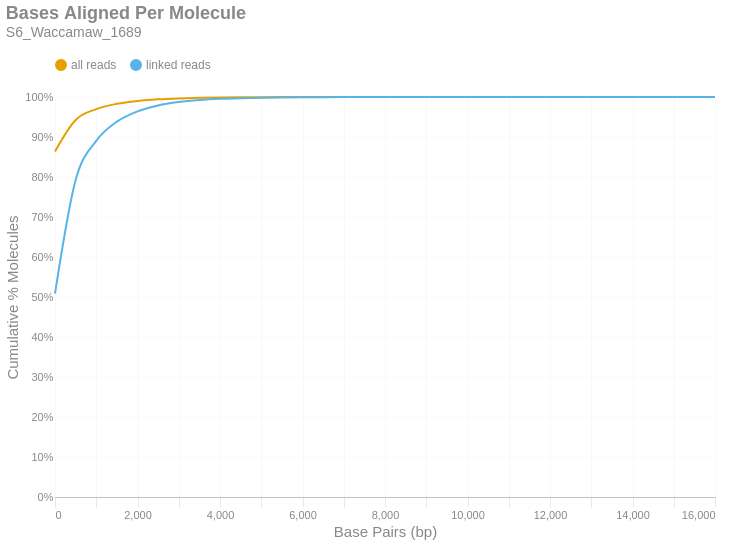

Source (notebook cell):
### Markdown cell above
### Bases Aligned Per Molecule
This is a cumulative frequency distribution showing the number of base pairs aligned per unique molecule. These data are shown in 500 bp bins. There are two distributions: one with `all reads` (yellow) and another with only `linked reads` (blue). The percent of molecules in the `linked reads` distribution is relative to the total number of linked molecules.

### Code cell
if SKIPLR:
    print_html(f"Skipped")
else:
    binned_df = consolidated_hist(valids['aligned_bp'], mask, 500, True)
    with SafeRender(binned_df):
        (
            density_plot(binned_df, 'Bases Aligned Per Molecule', samplename, 'basesper')
            .encode(
                x=alt.X('bin:Q', title="Base Pairs (bp)").axis(tickMinStep=500).scale(padding=0),
                y=alt.Y('value:Q', title='Cumulative % Molecules')
                    .axis(format='%')
                    .scale(domain = [0,1])
                    .stack(False),
                color=alt.Color("key:N").scale(domain = ["all reads", "linked reads"]),
                tooltip = [
                    alt.Tooltip("key:N", title = "Data Type"),
                    alt.Tooltip("range_label:N", title="Bases Aligned Per Molecule"),
                    alt.Tooltip("value:Q", format = ".2%", title="% Molecules (Cum.)")
                ]
            )
        ).display()

### Figure 1 — Vega-Lite specification as saved in the notebook (floating-point values rounded to 4 significant figures)
{"width": "container", "height": 400, "config": {"title": {"anchor": "start", "dy": -15, "fontSize": 18, "color": "#888888", "subtitleColor": "#888888", "subtitleFontSize": 14}, "arc": {"fill": "#0072B2"}, "axis": {"domainColor": "#888888", "domainWidth": 0.5, "gridWidth": 0.2, "grid": false, "titleFontWeight": 400, "titleFontSize": 15, "labelFontSize": 11, "labelColor": "#888888", "tickColor": "#888888", "tickWidth": 0.2, "titleColor": "#888888"}, "axisBand": {"grid": false}, "axisX": {"grid": true, "tickSize": 10, "domainCap": "round"}, "axisY": {"domain": false, "grid": true, "tickSize": 0, "domainCap": "round"}, "background": "transparent", "header": {"labelFontSize": 15, "labelColor": "#888888", "titleFontSize": 15, "titleFontWeight": 600, "titleColor": "#888888"}, "legend": {"labelFont": "sans-serif", "labelFontSize": 12, "labelColor": "#888888", "symbolSize": 100, "symbolType": "circle", "titleFontSize": 12, "titlePadding": 10, "titleColor": "#888888", "title": null, "orient": "top"}, "range": {"category": ["#E69F00", "#56B4E9", "#009E73", "#F0E442", "#0072B2", "#D55E00", "#CC79A7", "#000000"], "diverging": ["#cfe8f3", "#a2d4ec", "#73bfe2", "#46abdb", "#1696d2", "#12719e"]}, "area": {"fill": "#0072B2", "fillOpacity": 0.7, "line": true, "strokeOpacity": 0.7}, "line": {"color": "#0072B2", "stroke": "#0072B2", "strokeWidth": 2}, "trail": {"color": "#0072B2", "stroke": "#0072B2", "strokeWidth": 0, "size": 1}, "point": {"filled": true, "fillOpacity": 1.0, "size": 95}, "text": {"color": "#888888", "fontSize": 11, "align": "right", "fontWeight": 400, "size": 11}, "bar": {"fill": "#0072B2", "stroke": null}, "view": {"stroke": null, "continuousWidth": 660, "continuousHeight": 400}}, "data": {"name": "data-cb8a812376e9ed86e3c1ddd40060a64e"}, "mark": {"type": "line", "interpolate": "monotone", "point": {"opacity": 0, "size": 275}}, "encoding": {"color": {"field": "key", "scale": {"domain": ["all reads", "linked reads"]}, "type": "nominal"}, "tooltip": [{"field": "key", "title": "Data Type", "type": "nominal"}, {"field": "range_label", "title": "Bases Aligned Per Molecule", "type": "nominal"}, {"field": "value", "format": ".2%", "title": "% Molecules (Cum.)", "type": "quantitative"}], "x": {"axis": {"tickMinStep": 500}, "field": "bin", "scale": {"padding": 0}, "title": "Base Pairs (bp)", "type": "quantitative"}, "y": {"axis": {"format": "%"}, "field": "value", "scale": {"domain": [0, 1]}, "stack": false, "title": "Cumulative % Molecules", "type": "quantitative"}}, "params": [{"name": "param_c36ac31b6afebe62", "select": {"type": "point", "fields": ["key"]}, "bind": "legend"}], "title": {"text": "Bases Aligned Per Molecule", "subtitle": "S6_Waccamaw_1689"}, "transform": [{"fold": ["all reads (cumsum)", "linked reads (cumsum)"]}, {"calculate": "replace(datum.key, ' (cumsum)', '')", "as": "key"}, {"filter": {"param": "param_c36ac31b6afebe62"}}], "usermeta": {"embedOptions": {"downloadFileName": "S6_Waccamaw_1689.basesper"}}, "$schema": "https://vega.github.io/schema/vega-lite/v6.1.0.json", "datasets": {"data-cb8a812376e9ed86e3c1ddd40060a64e": [{"bin": "0.0", "interval": "0.0-500.0", "all reads": 0.8638, "linked reads": 0.5084, "all reads (cumsum)": 0.8638, "linked reads (cumsum)": 0.5084, "range_label": "0-499"}, {"bin": "500.0", "interval": "500.0-1000.0", "all reads": 0.07874, "linked reads": 0.2839, "all reads (cumsum)": 0.9426, "linked reads (cumsum)": 0.7922, "range_label": "500-999"}, {"bin": "1000.0", "interval": "1000.0-1500.0", "all reads": 0.02716, "linked reads": 0.09821, "all reads (cumsum)": 0.9697, "linked reads (cumsum)": 0.8904, "range_label": "1000-1499"}, {"bin": "1500.0", "interval": "1500.0-2000.0", "all reads": 0.01324, "linked reads": 0.04788, "all reads (cumsum)": 0.9829, "linked reads (cumsum)": 0.9383, "range_label": "1500-1999"}, {"bin": "2000.0", "interval": "2000.0-2500.0", "all reads": 0.007142, "linked reads": 0.02583, "all reads (cumsum)": 0.9901, "linked reads (cumsum)": 0.9641, "range_label": "2000-2499"}, {"bin": "2500.0", "interval": "2500.0-3000.0", "all reads": 0.004096, "linked reads": 0.01481, "all reads (cumsum)": 0.9942, "linked reads (cumsum)": 0.979, "range_label": "2500-2999"}, {"bin": "3000.0", "interval": "3000.0-3500.0", "all reads": 0.002328, "linked reads": 0.008421, "all reads (cumsum)": 0.9965, "linked reads (cumsum)": 0.9874, "range_label": "3000-3499"}, {"bin": "3500.0", "interval": "3500.0-4000.0", "all reads": 0.001367, "linked reads": 0.004946, "all reads (cumsum)": 0.9979, "linked reads (cumsum)": 0.9923, "range_label": "3500-3999"}, {"bin": "4000.0", "interval": "4000.0-4500.0", "all reads": 0.0008292, "linked reads": 0.002999, "all reads (cumsum)": 0.9987, "linked reads (cumsum)": 0.9953, "range_label": "4000-4499"}, {"bin": "4500.0", "interval": "4500.0-5000.0", "all reads": 0.0004923, "linked reads": 0.00178, "all reads (cumsum)": 0.9992, "linked reads (cumsum)": 0.9971, "range_label": "4500-4999"}, {"bin": "5000.0", "interval": "5000.0-5500.0", "all reads": 0.0003107, "linked reads": 0.001124, "all reads (cumsum)": 0.9995, "linked reads (cumsum)": 0.9982, "range_label": "5000-5499"}, {"bin": "5500.0", "interval": "5500.0-6000.0", "all reads": 0.0001879, "linked reads": 0.0006795, "all reads (cumsum)": 0.9997, "linked reads (cumsum)": 0.9989, "range_label": "5500-5999"}, {"bin": "6000.0", "interval": "6000.0-6500.0", "all reads": 0.0001157, "linked reads": 0.0004185, "all reads (cumsum)": 0.9998, "linked reads (cumsum)": 0.9993, "range_label": "6000-6499"}, {"bin": "6500.0", "interval": "6500.0-7000.0", "all reads": 6.835e-05, "linked reads": 0.0002472, "all reads (cumsum)": 0.9999, "linked reads (cumsum)": 0.9996, "range_label": "6500-6999"}, {"bin": "7000.0", "interval": "7000.0-7500.0", "all reads": 4.749e-05, "linked reads": 0.0001718, "all reads (cumsum)": 0.9999, "linked reads (cumsum)": 0.9997, "range_label": "7000-7499"}, {"bin": "7500.0", "interval": "7500.0-8000.0", "all reads": 2.452e-05, "linked reads": 8.869e-05, "all reads (cumsum)": 1.0, "linked reads (cumsum)": 0.9998, "range_label": "7500-7999"}, {"bin": "8000.0", "interval": "8000.0-8500.0", "all reads": 1.536e-05, "linked reads": 5.556e-05, "all reads (cumsum)": 1.0, "linked reads (cumsum)": 0.9999, "range_label": "8000-8499"}, {"bin": "8500.0", "interval": "8500.0-9000.0", "all reads": 9.583e-06, "linked reads": 3.466e-05, "all reads (cumsum)": 1.0, "linked reads (cumsum)": 0.9999, "range_label": "8500-8999"}, {"bin": "9000.0", "interval": "9000.0-9500.0", "all reads": 8.315e-06, "linked reads": 3.007e-05, "all reads (cumsum)": 1.0, "linked reads (cumsum)": 1.0, "range_label": "9000-9499"}, {"bin": "9500.0", "interval": "9500.0-10000.0", "all reads": 5.073e-06, "linked reads": 1.835e-05, "all reads (cumsum)": 1.0, "linked reads (cumsum)": 1.0, "range_label": "9500-9999"}, {"bin": "10000.0", "interval": "10000.0-10500.0", "all reads": 2.255e-06, "linked reads": 8.156e-06, "all reads (cumsum)": 1.0, "linked reads (cumsum)": 1.0, "range_label": "10000-10499"}, {"bin": "10500.0", "interval": "10500.0-11000.0", "all reads": 2.255e-06, "linked reads": 8.156e-06, "all reads (cumsum)": 1.0, "linked reads (cumsum)": 1.0, "range_label": "10500-10999"}, {"bin": "11000.0", "interval": "11000.0-11500.0", "all reads": 1.268e-06, "linked reads": 4.588e-06, "all reads (cumsum)": 1.0, "linked reads (cumsum)": 1.0, "range_label": "11000-11499"}, {"bin": "11500.0", "interval": "11500.0-12000.0", "all reads": 1.127e-06, "linked reads": 4.078e-06, "all reads (cumsum)": 1.0, "linked reads (cumsum)": 1.0, "range_label": "11500-11999"}, {"bin": "12000.0", "interval": "12000.0-12500.0", "all reads": 1.409e-07, "linked reads": 5.097e-07, "all reads (cumsum)": 1.0, "linked reads (cumsum)": 1.0, "range_label": "12000-12499"}, {"bin": "12500.0", "interval": "12500.0-13000.0", "all reads": 4.228e-07, "linked reads": 1.529e-06, "all reads (cumsum)": 1.0, "linked reads (cumsum)": 1.0, "range_label": "12500-12999"}, {"bin": "13000.0", "interval": "13000.0-13500.0", "all reads": 1.409e-07, "linked reads": 5.097e-07, "all reads (cumsum)": 1.0, "linked reads (cumsum)": 1.0, "range_label": "13000-13499"}, {"bin": "13500.0", "interval": "13500.0-14000.0", "all reads": 0.0, "linked reads": 0.0, "all reads (cumsum)": 1.0, "linked reads (cumsum)": 1.0, "range_label": "13500-13999"}, {"bin": "14000.0", "interval": "14000.0-14500.0", "all reads": 0.0, "linked reads": 0.0, "all reads (cumsum)": 1.0, "linked reads (cumsum)": 1.0, "range_label": "14000-14499"}, {"bin": "14500.0", "interval": "14500.0-15000.0", "all reads": 0.0, "linked reads": 0.0, "all reads (cumsum)": 1.0, "linked reads (cumsum)": 1.0, "range_label": "14500-14999"}, {"bin": "15000.0", "interval": "15000.0-15500.0", "all reads": 0.0, "linked reads": 0.0, "all reads (cumsum)": 1.0, "linked reads (cumsum)": 1.0, "range_label": "15000-15499"}, {"bin": "15500.0", "interval": "15500.0-16000.0", "all reads": 0.0, "linked reads": 0.0, "all reads (cumsum)": 1.0, "linked reads (cumsum)": 1.0, "range_label": "15500-15999"}, {"bin": "16000.0", "interval": "16000.0-16500.0", "all reads": 1.409e-07, "linked reads": 5.097e-07, "all reads (cumsum)": 1.0, "linked reads (cumsum)": 1.0, "range_label": "16000-16499"}]}}
